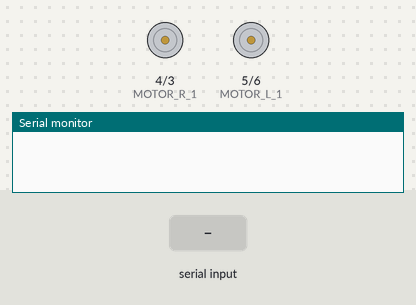
Recording of a sketch running on a simulated Arduino Uno, built with avr-gcc and run on an emulated ATmega328P. Parts: motor-driver pin pairs drawn as motors (green arrow = first pin HIGH = forward, orange = second pin HIGH = backward, longer = more drive), the last lines printed to the serial monitor. Inputs (shaded band) come from the test bench.

Above: at 1.2 s.
1.3 s: "1" received over Serial
At 1.9 s:
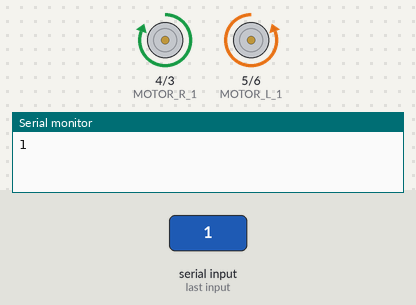
2.8 s: "2" received over Serial
At 4.2 s:
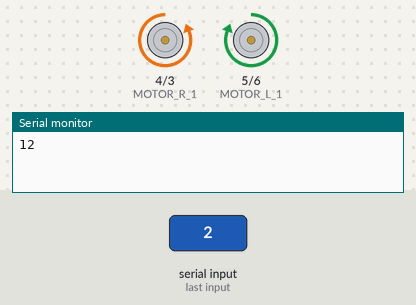
Timing chart, 0 to 5.8 s (numbered marks = the images above; inputs shaded):
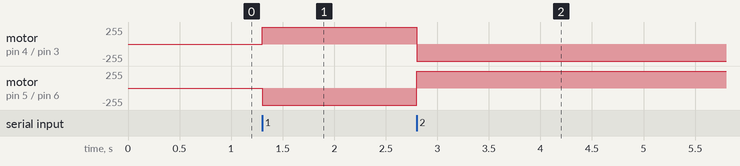

The sketch:

Serial_A.ino
```cpp
#define MOTOR_R_1 4
#define MOTOR_R_2 3
#define MOTOR_L_1 5
#define MOTOR_L_2 6

const byte L = '1';
const byte R = '2';
const byte F = '3';
const byte B = '4';
const byte H = '5';

void setup()
{
  Serial.begin(9600);
  pinMode(MOTOR_R_1, OUTPUT);
  pinMode(MOTOR_R_2, OUTPUT);
  pinMode(MOTOR_L_1, OUTPUT);
  pinMode(MOTOR_L_2, OUTPUT);
}
void loop() {
  byte in;
  if (Serial.available()) {
    in = Serial.read();
    Serial.write(in);
    switch(in){
    case F:
      digitalWrite(MOTOR_R_1, HIGH);
      digitalWrite(MOTOR_R_2, LOW);
      digitalWrite(MOTOR_L_1, HIGH);
      digitalWrite(MOTOR_L_2, LOW);
    break;
    case B:
      digitalWrite(MOTOR_R_1, LOW);
      digitalWrite(MOTOR_R_2, HIGH);
      digitalWrite(MOTOR_L_1, LOW);
      digitalWrite(MOTOR_L_2, HIGH);
    break;
    case L:
      digitalWrite(MOTOR_R_1, HIGH);
      digitalWrite(MOTOR_R_2, LOW);
      digitalWrite(MOTOR_L_1, LOW);
      digitalWrite(MOTOR_L_2, HIGH);
    break;
    case R:
      digitalWrite(MOTOR_R_1, LOW);
      digitalWrite(MOTOR_R_2, HIGH);
      digitalWrite(MOTOR_L_1, HIGH);
      digitalWrite(MOTOR_L_2, LOW);
    break;
	  case H:
      digitalWrite(MOTOR_R_1, LOW);
      digitalWrite(MOTOR_R_2, LOW);
      digitalWrite(MOTOR_L_1, LOW);
      digitalWrite(MOTOR_L_2, LOW);
    break;
    }
  }
}
```

Measured:
- after the input at 1.3 s, motor on pin 4 (MOTOR_R_1) / pin 3 (MOTOR_R_2): stopped → forward 255/255 at once; motor on pin 5 (MOTOR_L_1) / pin 6 (MOTOR_L_2): stopped → backward 255/255 at once
- after the input at 2.8 s, motor on pin 4 (MOTOR_R_1) / pin 3 (MOTOR_R_2): forward 255/255 → backward 255/255 at once; motor on pin 5 (MOTOR_L_1) / pin 6 (MOTOR_L_2): backward 255/255 → forward 255/255 at once
